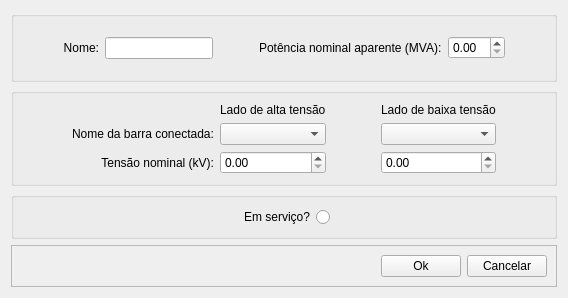
         <widget class="QWidget" name="pg_trafo_2">
          <layout class="QVBoxLayout" name="verticalLayout_6">
           <item>
            <widget class="QGroupBox" name="groupBox_16">
             <layout class="QHBoxLayout" name="horizontalLayout_21">
              <item>
               <spacer name="horizontalSpacer_26">
                <property name="orientation">
                 <enum>Qt::Horizontal</enum>
                </property>
                <property name="sizeHint" stdset="0">
                 <size>
                  <width>40</width>
                  <height>20</height>
                 </size>
                </property>
               </spacer>
              </item>
              <item>
               <widget class="QLabel" name="label_8">
                <property name="sizePolicy">
                 <sizepolicy hsizetype="Preferred" vsizetype="Fixed">
                  <horstretch>0</horstretch>
                  <verstretch>0</verstretch>
                 </sizepolicy>
                </property>
                <property name="minimumSize">
                 <size>
                  <width>0</width>
                  <height>0</height>
                 </size>
                </property>
                <property name="text">
                 <string>Nome:</string>
                </property>
                <property name="alignment">
                 <set>Qt::AlignRight|Qt::AlignTrailing|Qt::AlignVCenter</set>
                </property>
               </widget>
              </item>
              <item>
               <widget class="QLineEdit" name="fp_nome_t2_lineEdit">
                <property name="sizePolicy">
                 <sizepolicy hsizetype="Preferred" vsizetype="Fixed">
                  <horstretch>0</horstretch>
                  <verstretch>0</verstretch>
                 </sizepolicy>
                </property>
               </widget>
              </item>
              <item>
               <spacer name="horizontalSpacer_28">
                <property name="orientation">
                 <enum>Qt::Horizontal</enum>
                </property>
                <property name="sizeHint" stdset="0">
                 <size>
                  <width>40</width>
                  <height>20</height>
                 </size>
                </property>
               </spacer>
              </item>
              <item>
               <widget class="QLabel" name="label_7">
                <property name="sizePolicy">
                 <sizepolicy hsizetype="Preferred" vsizetype="Fixed">
                  <horstretch>0</horstretch>
                  <verstretch>0</verstretch>
                 </sizepolicy>
                </property>
                <property name="minimumSize">
                 <size>
                  <width>146</width>
                  <height>44</height>
                 </size>
                </property>
                <property name="text">
                 <string>Potência nominal aparente (MVA):</string>
                </property>
               </widget>
              </item>
              <item>
               <widget class="QDoubleSpinBox" name="fp_pot_t2_SB">
                <property name="sizePolicy">
                 <sizepolicy hsizetype="Preferred" vsizetype="Fixed">
                  <horstretch>0</horstretch>
                  <verstretch>0</verstretch>
                 </sizepolicy>
                </property>
               </widget>
              </item>
              <item>
               <spacer name="horizontalSpacer_27">
                <property name="orientation">
                 <enum>Qt::Horizontal</enum>
                </property>
                <property name="sizeHint" stdset="0">
                 <size>
                  <width>40</width>
                  <height>20</height>
                 </size>
                </property>
               </spacer>
              </item>
             </layout>
            </widget>
           </item>
           <item>
            <widget class="QGroupBox" name="groupBox_17">
             <layout class="QGridLayout" name="gridLayout">
              <item row="2" column="6">
               <widget class="QDoubleSpinBox" name="fp_tensao_b_t2_SB">
                <property name="minimumSize">
                 <size>
                  <width>103</width>
                  <height>20</height>
                 </size>
                </property>
               </widget>
              </item>
              <item row="2" column="3">
               <widget class="QDoubleSpinBox" name="fp_tensao_a_t2_SB">
                <property name="minimumSize">
                 <size>
                  <width>103</width>
                  <height>20</height>
                 </size>
                </property>
               </widget>
              </item>
              <item row="2" column="1">
               <widget class="QLabel" name="label_12">
                <property name="minimumSize">
                 <size>
                  <width>128</width>
                  <height>0</height>
                 </size>
                </property>
                <property name="text">
                 <string>Tensão nominal (kV):</string>
                </property>
                <property name="alignment">
                 <set>Qt::AlignRight|Qt::AlignTrailing|Qt::AlignVCenter</set>
                </property>
               </widget>
              </item>
              <item row="0" column="3">
               <widget class="QLabel" name="label_10">
                <property name="sizePolicy">
                 <sizepolicy hsizetype="Preferred" vsizetype="Fixed">
                  <horstretch>0</horstretch>
                  <verstretch>0</verstretch>
                 </sizepolicy>
                </property>
                <property name="text">
                 <string>Lado de alta tensão</string>
                </property>
               </widget>
              </item>
              <item row="1" column="4">
               <spacer name="horizontalSpacer_22">
                <property name="orientation">
                 <enum>Qt::Horizontal</enum>
                </property>
                <property name="sizeHint" stdset="0">
                 <size>
                  <width>40</width>
                  <height>20</height>
                 </size>
                </property>
               </spacer>
              </item>
              <item row="0" column="6">
               <widget class="QLabel" name="label_9">
                <property name="text">
                 <string>Lado de baixa tensão</string>
                </property>
               </widget>
              </item>
              <item row="1" column="0">
               <spacer name="horizontalSpacer_20">
                <property name="orientation">
                 <enum>Qt::Horizontal</enum>
                </property>
                <property name="sizeHint" stdset="0">
                 <size>
                  <width>40</width>
                  <height>20</height>
                 </size>
                </property>
               </spacer>
              </item>
              <item row="1" column="7">
               <spacer name="horizontalSpacer_21">
                <property name="orientation">
                 <enum>Qt::Horizontal</enum>
                </property>
                <property name="sizeHint" stdset="0">
                 <size>
                  <width>40</width>
                  <height>20</height>
                 </size>
                </property>
               </spacer>
              </item>
              <item row="1" column="3">
               <widget class="QComboBox" name="fp_barra_a_t2_combobox"/>
              </item>
              <item row="1" column="6">
               <widget class="QComboBox" name="fp_barra_b_t2_combobox"/>
              </item>
              <item row="1" column="1">
               <widget class="QLabel" name="label_11">
                <property name="text">
                 <string>Nome da barra conectada:</string>
                </property>
               </widget>
              </item>
             </layout>
            </widget>
           </item>
           <item>
            <widget class="QGroupBox" name="groupBox_14">
             <layout class="QHBoxLayout" name="horizontalLayout_17">
              <item>
               <spacer name="horizontalSpacer_29">
                <property name="orientation">
                 <enum>Qt::Horizontal</enum>
                </property>
                <property name="sizeHint" stdset="0">
                 <size>
                  <width>40</width>
                  <height>20</height>
                 </size>
                </property>
               </spacer>
              </item>
              <item>
               <widget class="QRadioButton" name="fp_servico_t2_RB">
                <property name="layoutDirection">
                 <enum>Qt::RightToLeft</enum>
                </property>
                <property name="text">
                 <string>Em serviço?</string>
                </property>
               </widget>
              </item>
              <item>
               <spacer name="horizontalSpacer_30">
                <property name="orientation">
                 <enum>Qt::Horizontal</enum>
                </property>
                <property name="sizeHint" stdset="0">
                 <size>
                  <width>40</width>
                  <height>20</height>
                 </size>
                </property>
               </spacer>
              </item>
             </layout>
            </widget>
           </item>
           <item>
            <widget class="QFrame" name="frame_35">
             <property name="frameShape">
              <enum>QFrame::StyledPanel</enum>
             </property>
             <property name="frameShadow">
              <enum>QFrame::Raised</enum>
             </property>
             <layout class="QHBoxLayout" name="horizontalLayout_5">
              <item>
               <spacer name="horizontalSpacer_59">
                <property name="orientation">
                 <enum>Qt::Horizontal</enum>
                </property>
                <property name="sizeHint" stdset="0">
                 <size>
                  <width>40</width>
                  <height>20</height>
                 </size>
                </property>
               </spacer>
              </item>
              <item>
               <widget class="QPushButton" name="fp_eq_ok_t2_PB">
                <property name="text">
                 <string>Ok</string>
                </property>
               </widget>
              </item>
              <item>
               <widget class="QPushButton" name="fp_eq_cancel_t2_PB">
                <property name="text">
                 <string>Cancelar</string>
                </property>
               </widget>
              </item>
             </layout>
            </widget>
           </item>
          </layout>
         </widget>
